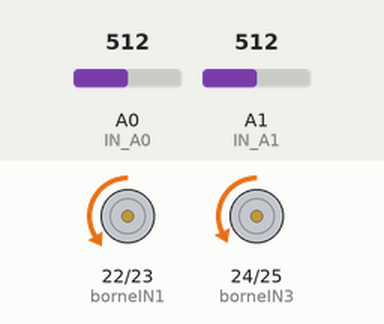
Simulated run of this sketch. Board: Arduino Mega 2560, built with avr-gcc and run on an emulated ATmega2560. Parts: motor-driver pin pairs drawn as motors (green arrow = first pin HIGH = forward, orange = second pin HIGH = backward, longer = more drive, scaled by the enable pin). The test bench sets the inputs (shaded band); at power-on: A0 (IN_A0) = 512, A1 (IN_A1) = 512.

Above: at 1.2 s.
1.3 s: A0 (IN_A0) set to 54
2.8 s: A0 (IN_A0) set to 46
At 3.1 s:
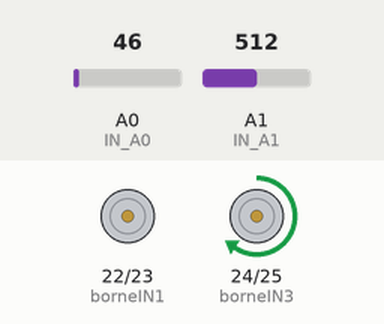
4.3 s: A0 (IN_A0) set to 70
At 5.4 s:
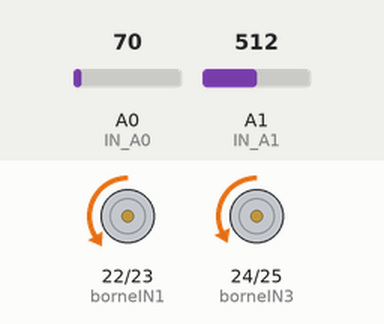
5.8 s: A1 (IN_A1) set to 55
7.3 s: A1 (IN_A1) set to 45
At 7.7 s:
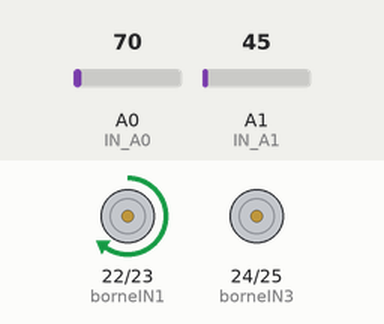
8.8 s: A1 (IN_A1) set to 70
At 10.1 s:
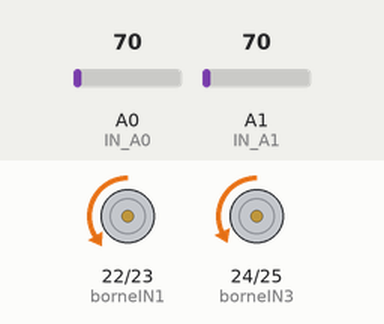
Timing chart, 0 to 11.3 s (numbered marks = the images above; inputs shaded):
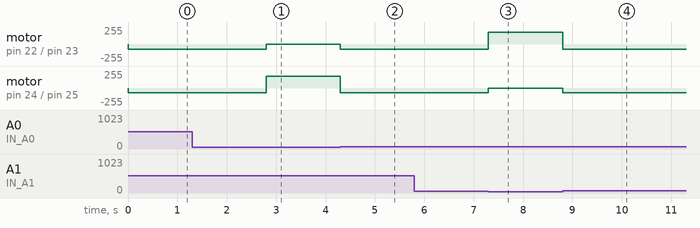

Measured:
- the behaviour switches between 50 and 49 on A0 (IN_A0) (found by bisection; images 0 and 1)
- the behaviour switches between 50 and 49 on A1 (IN_A1) (found by bisection; images 2 and 3)
- after the input at 1.3 s, every drawn part: stays the same
- after the input at 2.8 s, motor on pin 22 (borneIN1) / pin 23 (borneIN2): backward 77/255 → stopped at once; motor on pin 24 (borneIN3) / pin 25 (borneIN4): backward 70/255 → forward 175/255 at once
- after the input at 4.3 s, motor on pin 22 (borneIN1) / pin 23 (borneIN2): stopped → backward 77/255 at once; motor on pin 24 (borneIN3) / pin 25 (borneIN4): forward 175/255 → backward 70/255 at once
- after the input at 5.8 s, every drawn part: stays the same
- after the input at 7.3 s, motor on pin 22 (borneIN1) / pin 23 (borneIN2): backward 77/255 → forward 175/255 at once; motor on pin 24 (borneIN3) / pin 25 (borneIN4): backward 70/255 → stopped at once
- after the input at 8.8 s, motor on pin 22 (borneIN1) / pin 23 (borneIN2): forward 175/255 → backward 77/255 at once; motor on pin 24 (borneIN3) / pin 25 (borneIN4): stopped → backward 70/255 at once

The sketch:

V3.1.ino
```cpp
//MOTEUR
#include <Wire.h>


#define borneENA        10      // On associe la borne "ENA" du L298N à la pin D10 de l'Arduino (PWM possible sur cette broche)
#define borneIN1        22       // On associe la borne "IN1" du L298N à la pin D9 de l'Arduino
#define borneIN2        23       // On associe la borne "IN2" du L298N à la pin D8 de l'Arduino
#define borneIN3        24       // On associe la borne "IN3" du L298N à la pin D7 de l'Arduino
#define borneIN4        25       // On associe la borne "IN4" du L298N à la pin D6 de l'Arduino
#define borneENB        5       // On associe la borne "ENB" du L298N à la pin D5 de l'Arduino (PWM possible sur cette broche)

//*************************//
// Constantes du programme //
//*************************//

#define delaiChangementVitesse     20       // Défini un petit délai, exprimé en millisecondes, avant tout autre changement de vitesse
#define vitesseMinimale            60       // Rapport cylique minimal du signal PWM, pour faire tourner le moteur au minimum de sa vitesse (en pratique, on évitera de trop approcher la valeur  0)
#define vitesseMaximale            70        // Rapport cylique maximal du signal PWM, pour faire tourner le moteur au maximum de sa vitesse

//MOTEUR

const char MARCHE_AVANT   = 'V';            // Défini une constante pour la "marche avant" (peu importe la valeur)
const char MARCHE_ARRIERE = 'R';            // Défini une constante pour la "marche arrière" (peu importe la valeur)

//SUIVI DE LIGNE

const int IN_A0 = A0; // Entrée analogue A0
const int IN_A1 = A1; // Entrée analogue A1

int vitesse; // Spécifie la vitesse de rotation du moteur, entre son minimum (0) et son maximum (255) <= signal PWM

void setup() {

//MOTEUR

  pinMode(borneENA, OUTPUT);
  pinMode(borneIN1, OUTPUT);
  pinMode(borneIN2, OUTPUT);
  pinMode(borneIN3, OUTPUT);
  pinMode(borneIN4, OUTPUT);
  pinMode(borneENB, OUTPUT);

  //SUIVI DE LIGNE

  Serial.begin(9600);
  pinMode (IN_A0, INPUT);
  pinMode (IN_A1, INPUT);
}
//differente loop

void avant() {

// On configure le sens de rotation du moteur branché sur le pont A en "marche avant"
configurerSensDeRotationPontA(MARCHE_AVANT);
// On démarre le moteur raccordé au pont A à la vitesse maximale
changeVitesseMoteurPontA(vitesseMaximale*1.1);
// On configure le sens de rotation du moteur branché sur le pont B en "marche avant"
configurerSensDeRotationPontB(MARCHE_AVANT);
// On démarre le moteur raccordé au pont B à la vitesse maximale
changeVitesseMoteurPontB(vitesseMaximale);
}

void tournerdroite() {

// On configure le sens de rotation du moteur branché sur le pont A en "marche avant"
configurerSensDeRotationPontA(MARCHE_ARRIERE);
// On démarre le moteur raccordé au pont A à la vitesse maximale
changeVitesseMoteurPontA(0);
// On configure le sens de rotation du moteur branché sur le pont B en "marche avant"
configurerSensDeRotationPontB(MARCHE_ARRIERE);
// On démarre le moteur raccordé au pont B à la vitesse maximale
changeVitesseMoteurPontB(vitesseMaximale*2.5);
}

void tournergauche() {
// On configure le sens de rotation du moteur branché sur le pont A en "marche avant"
configurerSensDeRotationPontA(MARCHE_ARRIERE);
// On démarre le moteur raccordé au pont A à la vitesse maximale
changeVitesseMoteurPontA(vitesseMaximale*2.5);
// On configure le sens de rotation du moteur branché sur le pont B en "marche avant"
configurerSensDeRotationPontB(MARCHE_ARRIERE);
// On démarre le moteur raccordé au pont B à la vitesse maximale
changeVitesseMoteurPontB(0);
}

void arretermouvement() {
  // On met la vitesse de deux moteur a 0
  changeVitesseMoteurPontA(0);
  changeVitesseMoteurPontB(0);
}

void configurerSensDeRotationPontA(char sensDeRotation) {
  if(sensDeRotation == MARCHE_ARRIERE) {
    // Configuration du L298N en "marche avant", pour le moteur connecté au pont A. Selon sa table de vérité, il faut que :
    digitalWrite(borneIN1, HIGH);                 // L'entrée IN1 doit être au niveau haut
    digitalWrite(borneIN2, LOW);                  // L'entrée IN2 doit être au niveau bas
  }
  if(sensDeRotation == MARCHE_AVANT) {
    // Configuration du L298N en "marche arrière", pour le moteur câblé sur le pont A. Selon sa table de vérité, il faut que :
    digitalWrite(borneIN1, LOW);                  // L'entrée IN1 doit être au niveau bas
    digitalWrite(borneIN2, HIGH);                 // L'entrée IN2 doit être au niveau haut
  }
}

void changeVitesseMoteurPontA(int nouvelleVitesse) {
  // Génère un signal PWM permanent, de rapport cyclique égal à "nouvelleVitesse" (valeur comprise entre 0 et 255)
  analogWrite(borneENA, nouvelleVitesse); //NNNOOOOEEEEUUUUUIIIILLLlLLLLLEEEE
}

void configurerSensDeRotationPontB(char sensDeRotation) {
  if(sensDeRotation == MARCHE_ARRIERE) {
    digitalWrite(borneIN3, HIGH);
    digitalWrite(borneIN4, LOW);
  }
  if(sensDeRotation == MARCHE_AVANT) {
    digitalWrite(borneIN3, LOW);
    digitalWrite(borneIN4, HIGH);
  }
}

void changeVitesseMoteurPontB(int nouvelleVitesse) {
  // Génère un signal PWM permanent, de rapport cyclique égal à "nouvelleVitesse" (valeur comprise entre 0 et 255)
  analogWrite(borneENB, nouvelleVitesse);
}

void loop() {
// Lire les valeurs des capteurs
  int value_A0 = analogRead(IN_A0);
  int value_A1 = analogRead(IN_A1);

  // Déterminer la direction du robot
  if (value_A0 < 50 && value_A1 < 50) {
    // Le robot est sur du blanc
    avant();
  }
  else if (value_A0 > 50 && value_A1<50) {
    // Le robot est à droite de la ligne noire
    tournergauche();
  }
  else if (value_A1 > 50 && value_A0<50) {
  //   Le robot est à gauche de la ligne noire
    tournerdroite();
  }
  else if (value_A1 > 50 && value_A0 > 50) {
   //  Le robot est sur une intersection
    avant();

  }
}
```
